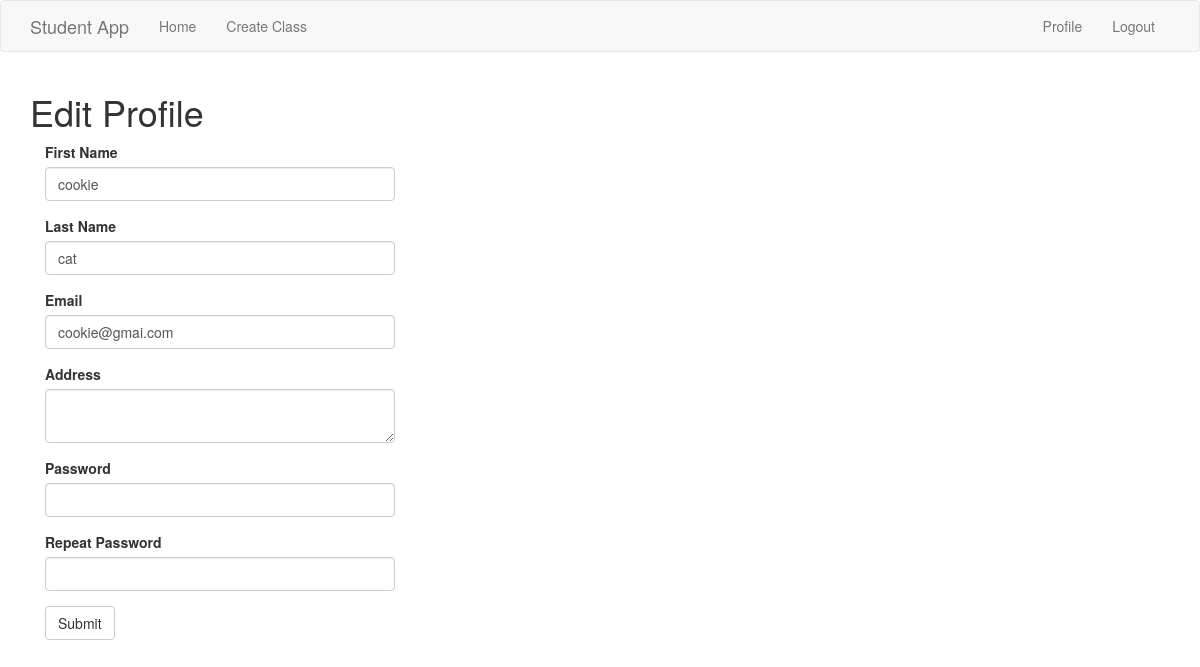
The page /edit_profile (signed in) on the database its author committed.
### app/Model/models.py (models this page shows, shortened)
class Student(UserMixin, db.Model):
    id = db.Column(db.Integer, primary_key = True)
    username = db.Column(db.String(64), unique = True, index = True)
    password_hash = db.Column(db.String(128))
    firstname = db.Column(db.String(100))
    lastname = db.Column(db.String(100))
    address = db.Column(db.String(200))
    email = db.Column(db.String(120), unique = True, index = True)
    last_seen = db.Column(db.DateTime, default = datetime.utcnow)
    classes = db.relationship('Enrolled', back_populates = 'studentenrolled')
    majorsofstudent = db.relationship('StudentMajor', back_populates='_student')

### app/Controller/routes.py (the view)
@routes_blueprint.route('/edit_profile', methods=['GET', 'POST'])
@login_required
def edit_profile():
    eform = EditForm()
    if request.method == 'POST':
        if eform.validate_on_submit():
            current_user.firstname = eform.firstname.data
            current_user.lastname = eform.lastname.data
            current_user.address = eform.address.data
            current_user.email = eform.email.data
            current_user.set_password(eform.password.data)
            db.session.add(current_user)
            db.session.commit()
            flash("Your changes have been saved")
            return redirect(url_for('routes.display_profile'))
        pass
    elif request.method == 'GET':
        eform.firstname.data = current_user.firstname
        eform.lastname.data = current_user.lastname
        eform.address.data = current_user.address
        eform.email.data = current_user.email
    else:
        pass
    return render_template('edit_profile.html', title='Edit Profile', form = eform)

### app/Controller/forms.py (shortened to what this page needs)
class EditForm(FlaskForm):
    firstname = StringField('First Name', validators=[DataRequired()])
    lastname = StringField('Last Name', validators=[DataRequired()])
    email = StringField('Email', validators=[DataRequired(), Email()])
    address = TextAreaField('Address', [Length(min=0, max=200)])
    password = PasswordField('Password', validators=[DataRequired()])
    password2 = PasswordField('Repeat Password', validators=[DataRequired(), EqualTo('password')])
    submit = SubmitField('Submit')

### app/Model/models.py (called while the page is built)
@login.user_loader
def load_user(id):
    return Student.query.get(int(id))

### studentApp.py (called while the page is built, shortened)
@app.before_request
def initDB(*args, **kwargs):
    if app.got_first_request:
        db.create_all()

@app.before_request
def before_request():
    if current_user.is_authenticated:
        current_user.last_seen = datetime.utcnow()
        db.session.add(current_user)
        db.session.commit()

### app/View/templates/edit_profile.html
{% extends "base.html" %}
{% block app_content %}
    <h1> Edit Profile </h1>
    {% if form %}
        <div class="Row">
            <div class="col-md-4">
                {{ wtf.quick_form(form, action = url_for('routes.edit_profile') ) }}            </div>
        </div>
    {% endif %}
{% endblock %}

### rows shown on the page
Student: firstname "cookie", lastname "cat", email "cookie@gmai.com"
